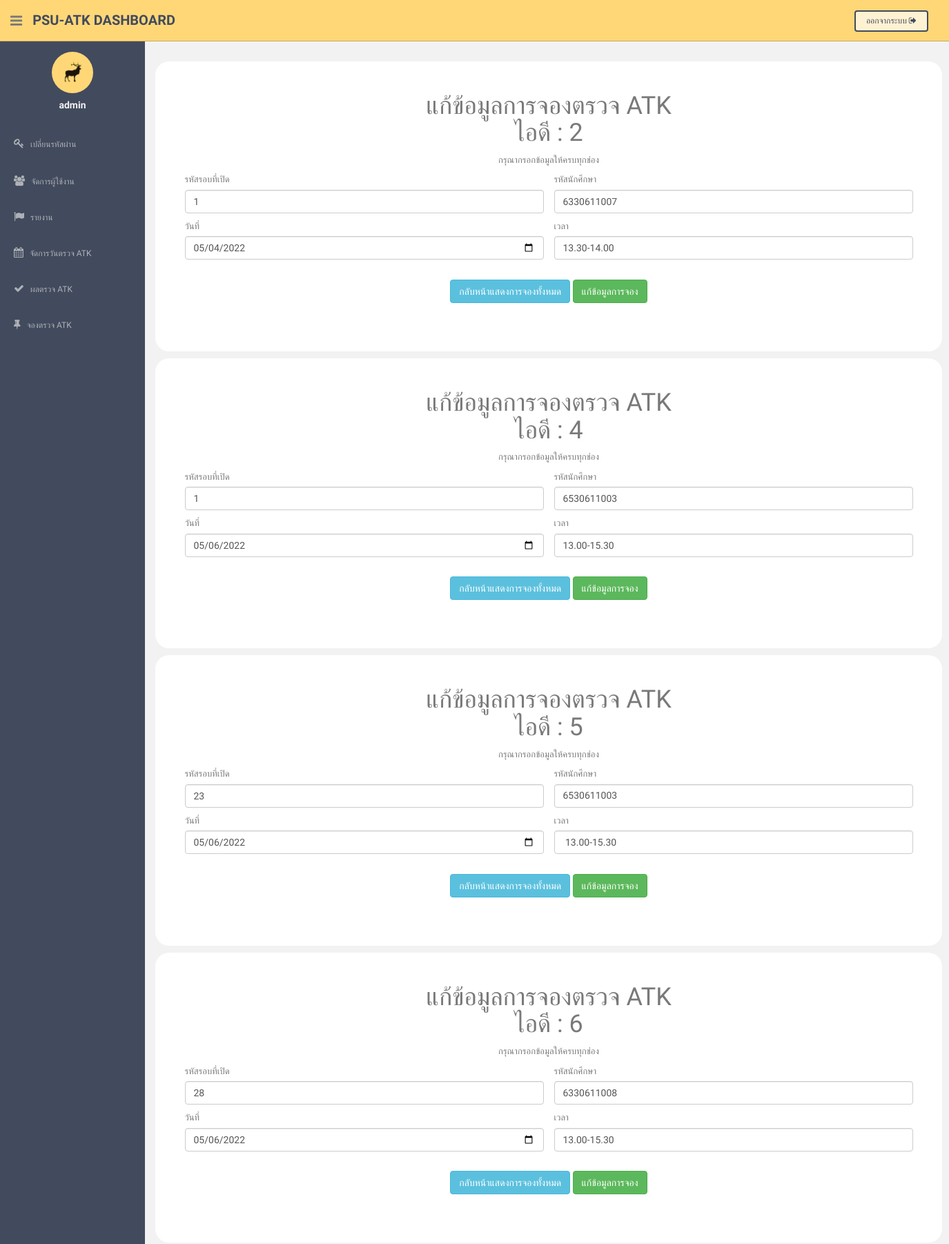
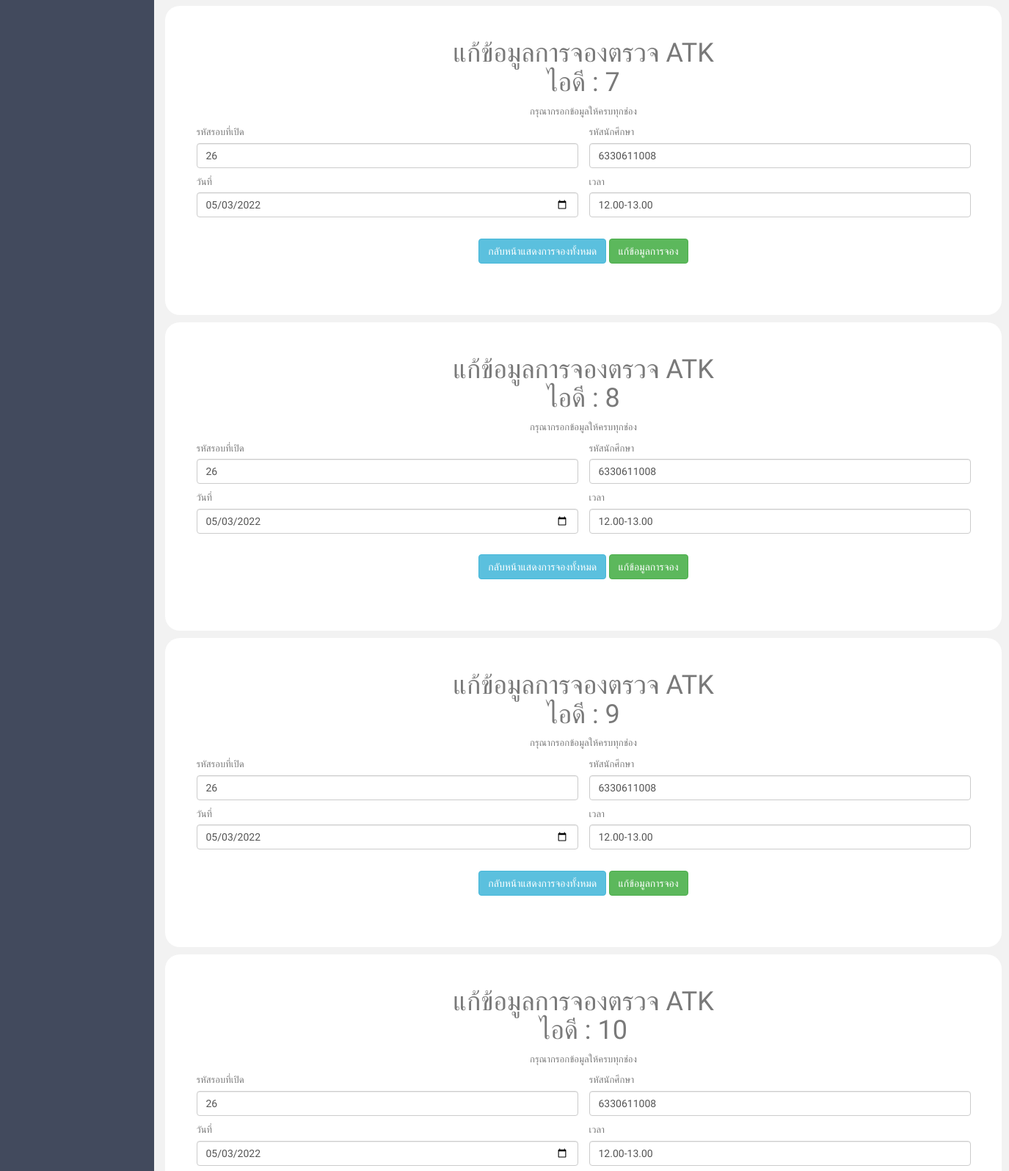
Page /admin/edit_book_atk.php (signed in, upper part) on the committed database (2 pictures, top to bottom).
### tables this page shows
CREATE TABLE `atk_booking` (
  `Book_ID` int(10) NOT NULL,
  `atopen_id` int(10) NOT NULL,
  `user_id` varchar(20) NOT NULL,
  `Date` varchar(100) NOT NULL,
  `time` varchar(100) NOT NULL
);

### admin/edit_book_atk.php (the view, shortened to what this page needs)
<?php
include 'dbconnection.php';
if (strlen($_SESSION['id'] == 0)) {
    header('location:logout.php');
} else {
    $search = isset($_POST['Book_ID']) ? $_POST['Book_ID'] : '';
    $sql = "SELECT * FROM atk_booking WHERE Book_ID LIKE '%$search%'";
    $result = mysqli_query($connect, $sql);
?>
    <!DOCTYPE html>
    <html lang="en">
    <head>
        <link href="https://cdn.jsdelivr.net/npm/bootstrap@5.1.3/dist/css/bootstrap.min.css" rel="stylesheet">
        <link href="assets/css/bootstrap.css" rel="stylesheet">
        <link href="assets/font-awesome/css/font-awesome.css" rel="stylesheet" />
        <link href="assets/css/style.css" rel="stylesheet">
        <link href="assets/css/style-responsive.css" rel="stylesheet">
    </head>
    <body>
        <?php include 'menu.php'; ?>
        <br>
        <section id="main-content">
            <section class="wrapper">
                <?php while ($row = mysqli_fetch_array($result, MYSQLI_ASSOC)) { ?>
                    <form action="edit_book_atk_ok.php" method="POST" enctype="multipart/form-data">
                        <div class="container mt-3 mb-3" style="background-color: white; border-radius: 20px;
        border: none; padding: 50px; padding-top: 25px;">
                            <center>
                                <h1>แก้ข้อมูลการจองตรวจ ATK <br> ไอดี : <?php echo $row["Book_ID"]; ?></h1>
                                <p>กรุณากรอกข้อมูลให้ครบทุกช่อง</p>
                            </center>
                            <div class="row mt-3 mb-3">
                                <div class="col">
                                    <label class="form-label">รหัสรอบที่เปิด</label>
                                    <input type="number" name="atopen_id" class="form-control" required="" value="<?php echo $row["atopen_id"]; ?>">
                                </div>
                                <div class="col">
                                    <label class="form-label">รหัสนักศึกษา</label>
                                    <input type="text" name="user_id" class="form-control" required="" value="<?php echo $row["user_id"]; ?>">
                                </div>
                            </div>
                            <div class="row mt-3 mb-3">
                                <div class="col">
                                    <label class="form-label">วันที่</label>
                                    <input type="date" name="date" class="form-control" required="" value="<?php echo $row["Date"]; ?>">
                                </div>
                                <div class="col">
                                    <label class="form-label">เวลา</label>
                                    <input type="test" name="time" class="form-control" required="" value="<?php echo $row["time"]; ?>">
                                </div>
                            </div>
                            <div class="row mt-3 mb-3">
                                <div class="col">
                                    <center>
                                        <br>
                                        <a href="show_book_atk.php" class="btn btn-info" role="button">กลับหน้าแสดงการจองทั้งหมด</a>
                                        <button type="submit" class="btn btn-success">แก้ข้อมูลการจอง</button>
                                    </center>
                                </div>
                            </div>
                        </div>
                    </form>
                <?php } ?>
            </section>
        </section>
    </body>
    </html>
<?php
} ?>

### admin/assets/css/style.css (style rules this page uses)
body { color: #797979; background: #f2f2f2; font-family: 'Ruda', sans-serif; padding: 0px !important; margin: 0px !important; font-size:13px; }
a, a:hover, a:focus { text-decoration: none; outline: none; }
#main-content { margin-left: 210px; }
.wrapper { display: inline-block; margin-top: 60px; padding-left: 15px; padding-right: 15px; padding-bottom: 15px; padding-top: 0px; width: 100%; }
label { font-weight: 400; }

### rows in the picture
atk_booking: Book_ID "2", atopen_id "1", user_id "6330611007", date "05/04/2022", time "13.30-14.00"
atk_booking: Book_ID "4", atopen_id "1", user_id "ุ6530611003", date "05/06/2022", time "13.00-15.30"
atk_booking: Book_ID "5", atopen_id "23", user_id "ุ6530611003", date "05/06/2022", time "13.00-15.30"
atk_booking: Book_ID "6", atopen_id "28", user_id "6330611008", date "05/06/2022", time "13.00-15.30"
atk_booking: Book_ID "7", atopen_id "26", user_id "6330611008", date "05/03/2022", time "12.00-13.00"
atk_booking: Book_ID "8", atopen_id "26", user_id "6330611008", date "05/03/2022", time "12.00-13.00"
atk_booking: Book_ID "9", atopen_id "26", user_id "6330611008", date "05/03/2022", time "12.00-13.00"
atk_booking: Book_ID "10", atopen_id "26", user_id "6330611008", date "05/03/2022", time "12.00-13.00"

### other values in the picture
$_SESSION['login'] "admin"
